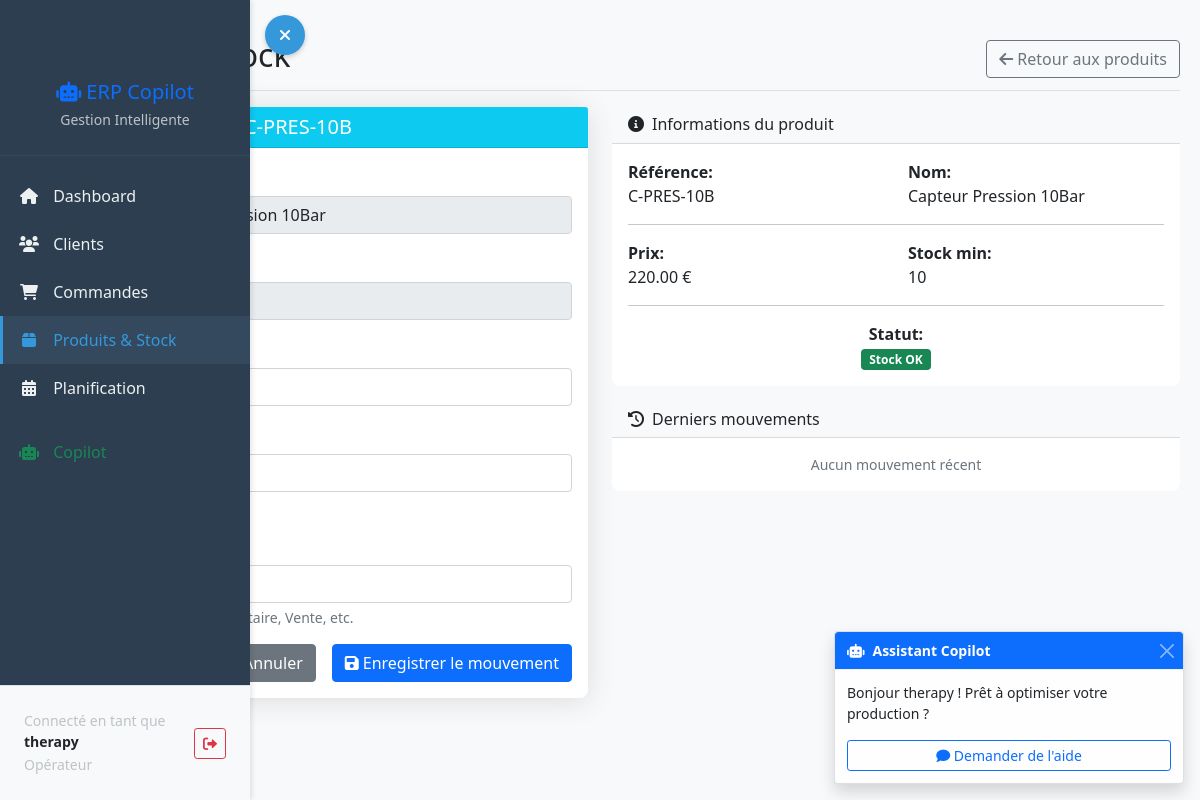
/products/5/adjust-stock/ (signed in), run on the app's committed database.
### dashboard/models.py (models this page shows, shortened)
class CustomUser(AbstractUser):
    ROLE_CHOICES = [
        ('admin', 'Administrateur'),
        ('manager', 'Manager'),
        ('operator', 'Opérateur'),
    ]
    role = models.CharField(max_length=20, choices=ROLE_CHOICES, default='operator')
    phone = models.CharField(max_length=20, blank=True)

class Product(models.Model):
    reference = models.CharField(max_length=50, unique=True)
    name = models.CharField(max_length=100)
    description = models.TextField(blank=True)
    price = models.DecimalField(max_digits=10, decimal_places=2)
    min_stock = models.IntegerField(default=5)
    current_stock = models.IntegerField(default=0)
    created_at = models.DateTimeField(auto_now_add=True)
    @property
    def is_low_stock(self):
        return self.current_stock <= self.min_stock
    is_active = models.BooleanField(default=True)
    archived_at = models.DateTimeField(null=True, blank=True)

### dashboard/views.py (the view)
# urls.py: path('products/<int:product_id>/adjust-stock/', views.adjust_stock, name='adjust_stock'),
@login_required
def adjust_stock(request, product_id):
    product = get_object_or_404(Product, id=product_id)
    if request.method == 'POST':
        form = StockMovementForm(request.POST)
        if form.is_valid():
            stock_movement = form.save(commit=False)
            stock_movement.product = product
            stock_movement.user = request.user
            old_stock = product.current_stock
            if stock_movement.movement_type == 'in':
                product.current_stock += stock_movement.quantity
                message = f"+{stock_movement.quantity} unités (entrée)"
            elif stock_movement.movement_type == 'out':
                product.current_stock = max(0, product.current_stock - stock_movement.quantity)
                message = f"-{stock_movement.quantity} unités (sortie)"
            elif stock_movement.movement_type == 'adjustment':
                product.current_stock = stock_movement.quantity
                message = f"Ajustement à {stock_movement.quantity} unités"
            product.save()
            stock_movement.save()
            messages.success(request, f'Stock de {product.reference} ajusté : {message}. Nouveau stock : {product.current_stock} unités.')
            return redirect('product_list')
    else:
        form = StockMovementForm()
    return render(request, 'dashboard/products/adjust_stock.html', {
        'form': form,
        'product': product
    })

### dashboard/forms.py (shortened to what this page needs)
class StockMovementForm(forms.ModelForm):
    class Meta:
        model = StockMovement
        fields = ['movement_type', 'quantity', 'reason']
        widgets = {
            'movement_type': forms.Select(attrs={'class': 'form-control'}),
            'quantity': forms.NumberInput(attrs={'class': 'form-control'}),
            'reason': forms.TextInput(attrs={'class': 'form-control'}),
        }

### templates/dashboard/products/adjust_stock.html (shortened to what this page needs)
{% extends 'base.html' %}
{% block content %}
<div class="d-flex justify-content-between flex-wrap flex-md-nowrap align-items-center pt-3 pb-2 mb-3 border-bottom">
    <h1 class="h2">
        Ajuster le Stock
    </h1>
    <div class="btn-toolbar mb-2 mb-md-0">
        <a href="{% url 'product_list' %}" class="btn btn-outline-secondary">
            <i class="fas fa-arrow-left me-1"></i>Retour aux produits
        </a>
    </div>
</div>
<div class="row">
    <div class="col-md-6">
        <div class="card shadow">
            <div class="card-header bg-info text-white">
                <h5 class="mb-0">Ajustement de stock - {{ product.reference }}</h5>
            </div>
            <div class="card-body">
                <form method="post">
                    <div class="mb-3">
                        <label class="form-label">Produit</label>
                        <input type="text" class="form-control" value="{{ product.reference }} - {{ product.name }}" readonly>
                    </div>
                    <div class="mb-3">
                        <label class="form-label">Stock actuel</label>
                        <input type="text" class="form-control" value="{{ product.current_stock }} unités" readonly>
                    </div>
                    <div class="mb-3">
                        <label class="form-label">Type de mouvement *</label>
                        {{ form.movement_type }}
                    </div>
                    <div class="mb-3">
                        <label class="form-label">Quantité *</label>
                        {{ form.quantity }}
                        <div class="form-text">La quantité doit être positive.</div>
                    </div>
                    <div class="mb-3">
                        <label class="form-label">Raison *</label>
                        {{ form.reason }}
                        <div class="form-text">Ex: Réapprovisionnement, Inventaire, Vente, etc.</div>
                    </div>
                    <div class="d-grid gap-2 d-md-flex justify-content-md-end">
                        <a href="{% url 'product_list' %}" class="btn btn-secondary me-md-2">Annuler</a>
                        <button type="submit" class="btn btn-primary">
                            <i class="fas fa-save me-1"></i>Enregistrer le mouvement
                        </button>
                    </div>
                </form>
            </div>
        </div>
    </div>
    <div class="col-md-6">
        <div class="card">
            <div class="card-header bg-light">
                <h6 class="mb-0"><i class="fas fa-info-circle me-2"></i>Informations du produit</h6>
            </div>
            <div class="card-body">
                <div class="row">
                    <div class="col-6">
                        <strong>Référence:</strong><br>
                        {{ product.reference }}
                    </div>
                    <div class="col-6">
                        <strong>Nom:</strong><br>
                        {{ product.name }}
                    </div>
                </div>
                <hr>
                <div class="row">
                    <div class="col-6">
                        <strong>Prix:</strong><br>
                        {{ product.price }} €
                    </div>
                    <div class="col-6">
                        <strong>Stock min:</strong><br>
                        {{ product.min_stock }}
                    </div>
                </div>
                <hr>
                <div class="text-center">
                    <strong>Statut:</strong><br>
                    {% if product.is_low_stock %}
                        <span class="badge bg-danger">Stock Faible</span>
                    {% else %}
                        <span class="badge bg-success">Stock OK</span>
                    {% endif %}
                </div>
            </div>
        </div>
        <div class="card mt-3">
            <div class="card-header bg-light">
                <h6 class="mb-0"><i class="fas fa-history me-2"></i>Derniers mouvements</h6>
            </div>
            <div class="card-body">
                {% with movements=product.stockmovement_set.all|slice:":5" %}
                    {% if movements %}
                        {% for movement in movements %}
                        <div class="d-flex justify-content-between align-items-center mb-2 pb-2 border-bottom">
                            <div>
                                <div class="small">
                                    <strong>{{ movement.get_movement_type_display }}</strong>
                                </div>
                                <div class="text-muted small">{{ movement.reason }}</div>
                                <div class="text-muted small">{{ movement.created_at|date:"d/m/Y H:i" }}</div>
                            </div>
                            <span class="badge {% if movement.movement_type == 'in' %}bg-success{% else %}bg-warning{% endif %}">
                                {% if movement.movement_type == 'in' %}+{% else %}-{% endif %}{{ movement.quantity }}
                            </span>
                        </div>
                        {% endfor %}
                    {% else %}
                        <div class="text-muted small text-center">Aucun mouvement récent</div>
                    {% endif %}
                {% endwith %}
            </div>
        </div>
    </div>
</div>
{% endblock %}

### templates/base.html (shortened to what this page needs)
<!DOCTYPE html>
<html lang="fr">
<head>
    <link href="https://cdn.jsdelivr.net/npm/bootstrap@5.1.3/dist/css/bootstrap.min.css" rel="stylesheet">
    <link href="https://cdnjs.cloudflare.com/ajax/libs/font-awesome/6.0.0/css/all.min.css" rel="stylesheet">
</head>
<body>
            <nav class="sidebar" id="sidebar">
                <div class="sidebar-sticky">
                    <div class="text-center">
                        <h5 class="text-primary">
                            <i class="fas fa-robot"></i> ERP Copilot
                        </h5>
                        <small class="text-muted">Gestion Intelligente</small>
                    </div>
                <ul class="nav flex-column mt-3">
            <li class="nav-item">
                <a class="nav-link {% if request.resolver_match.url_name == 'dashboard' %}active{% endif %}"
                href="{% url 'dashboard' %}">
                    <i class="fas fa-home"></i>
                    Dashboard
                </a>
            </li>
            <li class="nav-item">
                <a class="nav-link {% if 'customers' in request.path %}active{% endif %}"
                href="{% url 'customer_list' %}">
                    <i class="fas fa-users"></i>
                    Clients
                </a>
            </li>
            <li class="nav-item">
                <a class="nav-link {% if 'orders' in request.path %}active{% endif %}"
                href="{% url 'order_list' %}">
                    <i class="fas fa-shopping-cart"></i>
                    Commandes
                </a>
            </li>
            <li class="nav-item">
                <a class="nav-link {% if 'products' in request.path or 'stock' in request.path %}active{% endif %}"
                href="{% url 'product_list' %}">
                    <i class="fas fa-box"></i>
                    Produits & Stock
                </a>
            </li>
            <li class="nav-item">
                <a class="nav-link {% if 'planning' in request.path %}active{% endif %}"
                href="{% url 'planning_dashboard' %}">
                    <i class="fas fa-calendar-alt"></i>
                    Planification
                </a>
            </li>
                <li class="nav-item mt-3">
                    <a class="nav-link text-success" href="#">
                        <i class="fas fa-robot"></i>
                        Copilot
                    </a>
                </li>
            </ul>
            <div class="position-absolute bottom-0 start-0 end-0 border-top bg-light">
                <div class="d-flex align-items-center p-2">
                    <div class="flex-grow-1">
                        <small class="text-muted d-block">Connecté en tant que</small>
                        <div class="fw-bold text-dark small">{{ user.username }}</div>
                        <small class="text-muted">{{ user.get_role_display }}</small>
                    </div>
                    <form method="post" action="{% url 'logout' %}" class="m-0">
                        <button type="submit" class="btn btn-sm btn-outline-danger" title="Déconnexion">
                            <i class="fas fa-sign-out-alt"></i>
                        </button>
                    </form>
                </div>
            </div>
        </div>
    </nav>
    <button class="sidebar-toggle" id="sidebarToggle">
        <i class="fas fa-bars" id="toggleIcon"></i>
    </button>
    <main id="mainContent">
        {% block content %}
        {% endblock %}
    </main>
    <div class="position-fixed bottom-0 end-0 m-3" style="z-index: 1050;">
        <div class="toast show" role="alert">
            <div class="toast-header bg-primary text-white">
                <i class="fas fa-robot me-2"></i>
                <strong class="me-auto">Assistant Copilot</strong>
                <button type="button" class="btn-close btn-close-white" data-bs-dismiss="toast"></button>
            </div>
            <div class="toast-body">
                <p>Bonjour {{ user.username }} ! Prêt à optimiser votre production ?</p>
                <button class="btn btn-sm btn-outline-primary w-100">
                    <i class="fas fa-comment"></i> Demander de l'aide
                </button>
            </div>
        </div>
    </div>
</body>
</html>

### templates/base.html (style rules this page uses)
body { overflow-x: hidden; background-color: #f8f9fa; transition: margin-left 0.3s ease; }
.sidebar { position: fixed; top: 0; bottom: 0; left: 0; z-index: 1000; padding: 48px 0 0; box-shadow: 2px 0 5px rgba(0,0,0,0.1); width: 250px; background-color: #2c3e50; transition: transform 0.3s ease; transform: translateX(0); }
.sidebar-sticky { position: relative; top: 0; height: calc(100vh - 48px); padding-top: .5rem; overflow-x: hidden; overflow-y: auto; }
.sidebar .nav-link { font-weight: 500; color: #ecf0f1; padding: 0.75rem 1rem; border-left: 3px solid transparent; transition: all 0.3s; }
.sidebar .nav-link.active { color: #3498db; background-color: #34495e; border-left-color: #3498db; }
.sidebar .nav-link i { margin-right: 10px; width: 20px; text-align: center; }
.sidebar-toggle { position: fixed; top: 15px; left: 15px; z-index: 1001; background: #3498db; border: none; border-radius: 50%; width: 40px; height: 40px; color: white; cursor: pointer; transition: all 0.3s ease; box-shadow: 0 2px 5px rgba(0,0,0,0.2); }
main { margin-left: 0; padding: 20px; transition: margin-left 0.3s ease; min-height: 100vh; }
.sidebar:not(.collapsed) + .sidebar-toggle { left: 265px; }
.sidebar .text-center { padding: 1.5rem 1rem; border-bottom: 1px solid #34495e; }
.sidebar h5 { color: #ecf0f1; margin-bottom: 0.2rem; }
.sidebar .text-muted { color: #bdc3c7 !important; }
.sidebar .position-absolute { padding: 1rem; background-color: #34495e; }
.card { border: none; border-radius: 0.5rem; }
.shadow { box-shadow: 0 0.15rem 1.75rem 0 rgba(58, 59, 69, 0.15) !important; }

### data on the page
CustomUser: username "therapy", role "Opérateur"
Product: reference "C-PRES-10B", reference "C-PRES-10B - Capteur Pression 10Bar", current_stock "15 unités", name "Capteur Pression 10Bar", price "220.00", min_stock "10"
